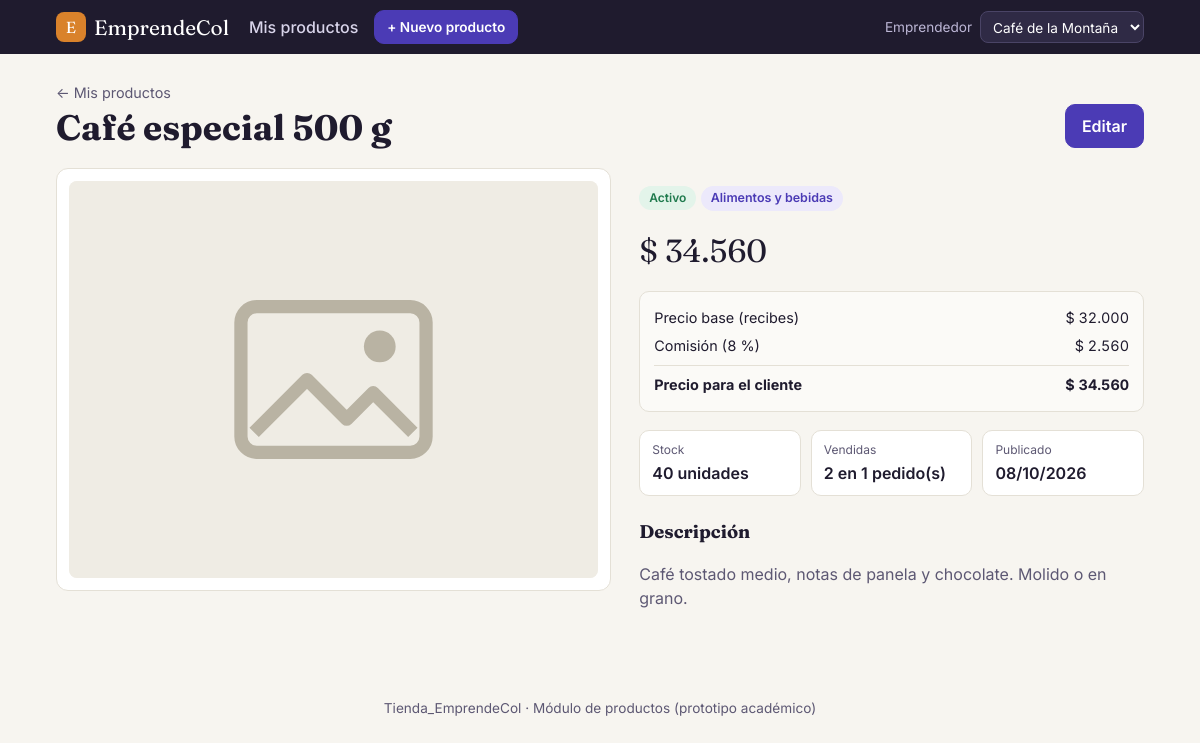
/productos/ver.php?id=1, run on the app's committed database.
### tables this page shows
CREATE TABLE producto (
  id_producto     INT AUTO_INCREMENT PRIMARY KEY,
  id_emprendedor  INT            NOT NULL,
  id_categoria    INT            NOT NULL,
  nombre          VARCHAR(120)   NOT NULL,
  descripcion     TEXT           NULL,
  precio_base     DECIMAL(12,2)  NOT NULL,
  stock           INT            NOT NULL DEFAULT 0,
  estado          ENUM('activo','inactivo','eliminado') NOT NULL DEFAULT 'activo',
  fecha_creacion  DATETIME       NOT NULL DEFAULT CURRENT_TIMESTAMP,
  CONSTRAINT ck_producto_precio CHECK (precio_base > 0),
  CONSTRAINT ck_producto_stock  CHECK (stock >= 0),
  CONSTRAINT fk_producto_emprendedor FOREIGN KEY (id_emprendedor)
    REFERENCES perfil_emprendedor(id_emprendedor) ON DELETE RESTRICT,
  CONSTRAINT fk_producto_categoria FOREIGN KEY (id_categoria)
    REFERENCES categoria(id_categoria) ON DELETE RESTRICT,
  INDEX idx_producto_estado (estado),
  INDEX idx_producto_nombre (nombre)
);

CREATE TABLE categoria (
  id_categoria INT AUTO_INCREMENT PRIMARY KEY,
  nombre       VARCHAR(80) NOT NULL,
  activa       BOOLEAN     NOT NULL DEFAULT TRUE,
  CONSTRAINT uk_categoria_nombre UNIQUE (nombre)
);

CREATE TABLE configuracion (
  clave               VARCHAR(60)  PRIMARY KEY,
  valor               VARCHAR(255) NOT NULL,
  descripcion         VARCHAR(255) NULL,
  id_admin            INT          NULL,
  fecha_actualizacion DATETIME     NOT NULL DEFAULT CURRENT_TIMESTAMP ON UPDATE CURRENT_TIMESTAMP,
  CONSTRAINT fk_configuracion_admin FOREIGN KEY (id_admin)
    REFERENCES usuario(id_usuario) ON DELETE SET NULL
);

### includes/productos.php (called while the page is built, shortened)
<?php
require_once __DIR__ . '/funciones.php';
function producto_del_emprendedor(int $idProducto, int $idEmprendedor): ?array
{
    $st = conexion()->prepare(
        "SELECT p.*, c.nombre AS categoria
           FROM producto p
           JOIN categoria c ON c.id_categoria = p.id_categoria
          WHERE p.id_producto = ? AND p.id_emprendedor = ? AND p.estado <> 'eliminado'"
    );
    $st->execute([$idProducto, $idEmprendedor]);
    return $st->fetch() ?: null;
}
function imagenes_producto(int $idProducto): array
{
    $st = conexion()->prepare('SELECT * FROM imagen_producto WHERE id_producto = ? ORDER BY orden, id_imagen');
    $st->execute([$idProducto]);
    return $st->fetchAll();
}
function url_imagen(?string $url): string
{
    return $url ? '../' . $url : '../assets/img/sin-imagen.svg';
}

### productos/ver.php (the view, shortened to what this page needs)
<?php
require_once __DIR__ . '/../includes/productos.php';
$emp = emprendedor_actual();
$comision = porcentaje_comision();
$id = (int)($_GET['id'] ?? 0);
$p = producto_del_emprendedor($id, (int)$emp['id_emprendedor']);
$imagenes = imagenes_producto($id);
$final = precio_final((float)$p['precio_base'], $comision);
$st = conexion()->prepare(
    "SELECT COALESCE(SUM(d.cantidad), 0) unidades, COUNT(DISTINCT d.id_pedido) pedidos
       FROM detalle_pedido d JOIN pedido pe ON pe.id_pedido = d.id_pedido
      WHERE d.id_producto = ? AND pe.estado NOT IN ('pendiente_pago','cancelado','reembolsado')"
);
$st->execute([$id]);
$ventas = $st->fetch();
require __DIR__ . '/../includes/header.php';
?>
<section class="encabezado-pagina">
  <div>
    <p class="sobretitulo"><a href="index.php">← Mis productos</a></p>
    <h1><?= e($p['nombre']) ?></h1>
  </div>
  <a class="btn btn-primario" href="editar.php?id=<?= $id ?>">Editar</a>
</section>
<div class="ficha">
  <div class="ficha-galeria">
    <img class="ficha-principal" id="foto-principal" src="<?= e(url_imagen($imagenes[0]['url'] ?? null)) ?>" alt="<?= e($p['nombre']) ?>">
  </div>
  <div class="ficha-datos">
    <p><?= etiqueta_estado($p['estado']) ?> <span class="chip"><?= e($p['categoria']) ?></span></p>
    <p class="precio-grande"><?= cop($final) ?></p>
    <div class="desglose">
      <div><span>Precio base (recibes)</span><span><?= cop($p['precio_base']) ?></span></div>
      <div><span>Comisión (<?= e(rtrim(rtrim(number_format($comision, 2, ',', ''), '0'), ',')) ?> %)</span><span><?= cop($final - (float)$p['precio_base']) ?></span></div>
      <div class="desglose-total"><span>Precio para el cliente</span><span><?= cop($final) ?></span></div>
    </div>
    <dl class="datos">
      <div><dt>Stock</dt><dd class="<?= (int)$p['stock'] === 0 ? 'texto-alerta' : '' ?>"><?= (int)$p['stock'] ?> unidades</dd></div>
      <div><dt>Vendidas</dt><dd><?= (int)$ventas['unidades'] ?> en <?= (int)$ventas['pedidos'] ?> pedido(s)</dd></div>
      <div><dt>Publicado</dt><dd><?= e(date('d/m/Y', strtotime($p['fecha_creacion']))) ?></dd></div>
    </dl>
    <?php if ($p['descripcion']): ?>
      <h2 class="subtitulo">Descripción</h2>
      <p class="descripcion"><?= nl2br(e($p['descripcion'])) ?></p>
    <?php endif; ?>
  </div>
</div>
<?php require __DIR__ . '/../includes/footer.php'; ?>

### includes/funciones.php (shortened to what this page needs)
<?php
function conexion(): PDO
{
    static $pdo = null;
    if ($pdo === null) {
        $dsn = 'mysql:host=' . DB_HOST . ';port=' . DB_PORT . ';dbname=' . DB_NAME . ';charset=utf8mb4';
        try {
            $pdo = new PDO($dsn, DB_USER, DB_PASS, [
                PDO::ATTR_ERRMODE            => PDO::ERRMODE_EXCEPTION,
                PDO::ATTR_DEFAULT_FETCH_MODE => PDO::FETCH_ASSOC,
                PDO::ATTR_EMULATE_PREPARES   => false,
            ]);
        } catch (PDOException $ex) {
            http_response_code(500);
            echo '<div style="font-family:sans-serif;max-width:640px;margin:60px auto;padding:24px;border:1px solid #e5a3a3;border-radius:12px;background:#fff5f5">'
               . '<h2 style="margin-top:0">No se pudo conectar a la base de datos</h2>'
               . '<p>Revisa que MySQL esté iniciado en el panel de XAMPP, que hayas importado '
               . '<code>database/tienda_emprendecol.sql</code> y que los datos de <code>config/db.php</code> sean correctos.</p>'
               . '<p style="color:#888;font-size:13px">Detalle: ' . htmlspecialchars($ex->getMessage()) . '</p></div>';
            exit;
        }
    }
    return $pdo;
}
function e($texto): string
{
    return htmlspecialchars((string)($texto ?? ''), ENT_QUOTES, 'UTF-8');
}
function emprendedores_disponibles(): array
{
    return conexion()->query(
        "SELECT pe.id_emprendedor, pe.id_usuario, pe.nombre_emprendimiento
           FROM perfil_emprendedor pe
           JOIN usuario u ON u.id_usuario = pe.id_usuario
          WHERE u.estado = 'activo'
          ORDER BY pe.nombre_emprendimiento"
    )->fetchAll();
}
function emprendedor_actual(): array
{
    $lista = emprendedores_disponibles();
    foreach ($lista as $emp) {
        if ((int)$emp['id_emprendedor'] === (int)($_SESSION['id_emprendedor'] ?? 0)) {
            return $emp;
        }
    }
    return $lista[0];
}
function obtener_config(string $clave, $defecto = null)
{
    $st = conexion()->prepare('SELECT valor FROM configuracion WHERE clave = ?');
    $st->execute([$clave]);
    $valor = $st->fetchColumn();
    return $valor === false ? $defecto : $valor;
}
function porcentaje_comision(): float
{
    return (float)obtener_config('porcentaje_comision', 0);
}
function precio_final(float $precioBase, ?float $porcentaje = null): float
{
    $porcentaje = $porcentaje ?? porcentaje_comision();
    return round($precioBase * (1 + $porcentaje / 100));
}
function cop($valor): string
{
    return '$ ' . number_format((float)$valor, 0, ',', '.');
}
function etiqueta_estado(string $estado): string
{
    $textos = ['activo' => 'Activo', 'inactivo' => 'Inactivo', 'eliminado' => 'Eliminado'];
    return '<span class="badge badge-' . e($estado) . '">' . e($textos[$estado] ?? $estado) . '</span>';
}

### assets/css/estilos.css (style rules this page uses)
:root { --tinta: #1f1b2e; --tinta-suave: #5d5873; --fondo: #f7f5f0; --papel: #ffffff; --borde: #e4e0d6; --primario: #4b3bb5; --primario-oscuro: #392b94; --primario-claro: #ece9fb; --acento: #d9822b; --exito: #1f7a4d; --exito-claro: #e3f4ea; --peligro: #b3261e; --peligro-claro: #fce8e6; --info-claro: #e8f0fb; --radio: 12px; --sombra: 0 1px 2px rgba(31, 27, 46, .06), 0 4px 16px rgba(31, 27, 46, .05); }
* { box-sizing: border-box; }
body { margin: 0; font-family: Inter, system-ui, -apple-system, "Segoe UI", sans-serif; color: var(--tinta); background: var(--fondo); line-height: 1.5; }
a { color: var(--primario); }
img { max-width: 100%; display: block; }
h1, h2, .marca, .precio-grande { font-family: Fraunces, Georgia, serif; }
h1 { font-size: clamp(1.6rem, 3vw, 2.2rem); margin: 0; line-height: 1.15; }
.encabezado-pagina { display: flex; justify-content: space-between; align-items: flex-end; gap: 16px; flex-wrap: wrap; margin-bottom: 20px; }
.sobretitulo { margin: 0 0 4px; color: var(--tinta-suave); font-size: .9rem; }
.sobretitulo a { color: var(--tinta-suave); text-decoration: none; }
.btn { display: inline-flex; align-items: center; justify-content: center; gap: 6px; border: 1px solid var(--borde); background: var(--papel); color: var(--tinta); font: inherit; font-weight: 600; padding: 9px 16px; border-radius: 10px; cursor: pointer; text-decoration: none; white-space: nowrap; }
.btn-primario { background: var(--primario); border-color: var(--primario); color: #fff; }
.badge { display: inline-block; font-size: .75rem; font-weight: 600; padding: 3px 10px; border-radius: 99px; }
.badge-activo { background: var(--exito-claro); color: var(--exito); }
.chip { display: inline-block; font-size: .78rem; padding: 3px 10px; border-radius: 99px; background: var(--primario-claro); color: var(--primario); font-weight: 600; }
.desglose { margin-top: 16px; background: #fbfaf7; border: 1px solid var(--borde); border-radius: 10px; padding: 12px 14px; font-size: .9rem; }
.desglose div { display: flex; justify-content: space-between; gap: 12px; padding: 3px 0; font-variant-numeric: tabular-nums; }
.desglose-total { border-top: 1px solid var(--borde); margin-top: 6px; padding-top: 8px !important; font-weight: 700; }
.ficha { display: grid; grid-template-columns: 1.1fr 1fr; gap: 28px; align-items: start; }
.ficha-galeria { background: var(--papel); border: 1px solid var(--borde); border-radius: var(--radio); padding: 12px; }
.ficha-principal { width: 100%; aspect-ratio: 4 / 3; object-fit: cover; border-radius: 8px; background: var(--fondo); }
.precio-grande { font-size: 2rem; margin: 6px 0 0; }
.datos { display: grid; grid-template-columns: repeat(3, 1fr); gap: 10px; margin: 18px 0; }
.datos div { background: var(--papel); border: 1px solid var(--borde); border-radius: 10px; padding: 10px 12px; }
.datos dt { font-size: .75rem; color: var(--tinta-suave); }
.datos dd { margin: 2px 0 0; font-weight: 600; }
.subtitulo { font-size: 1.15rem; margin: 22px 0 8px; }
.descripcion { color: var(--tinta-suave); }

### data on the page
producto: nombre "Café especial 500 g", estado "Activo", id_categoria.nombre "Alimentos y bebidas", precio_base.valor "$ 34.560", precio_base "$ 32.000", cop($final-(float)$p['precio_base']) "$ 2.560", stock "40", fecha_creacion "08/10/2026", descripcion "Café tostado medio, notas de panela y chocolate. Molido o en grano."
configuracion: valor "8"

### other printed values
$ventas['unidades'] "2"
$ventas['pedidos'] "1"
form field id_emprendedor "Café de la Montaña"
